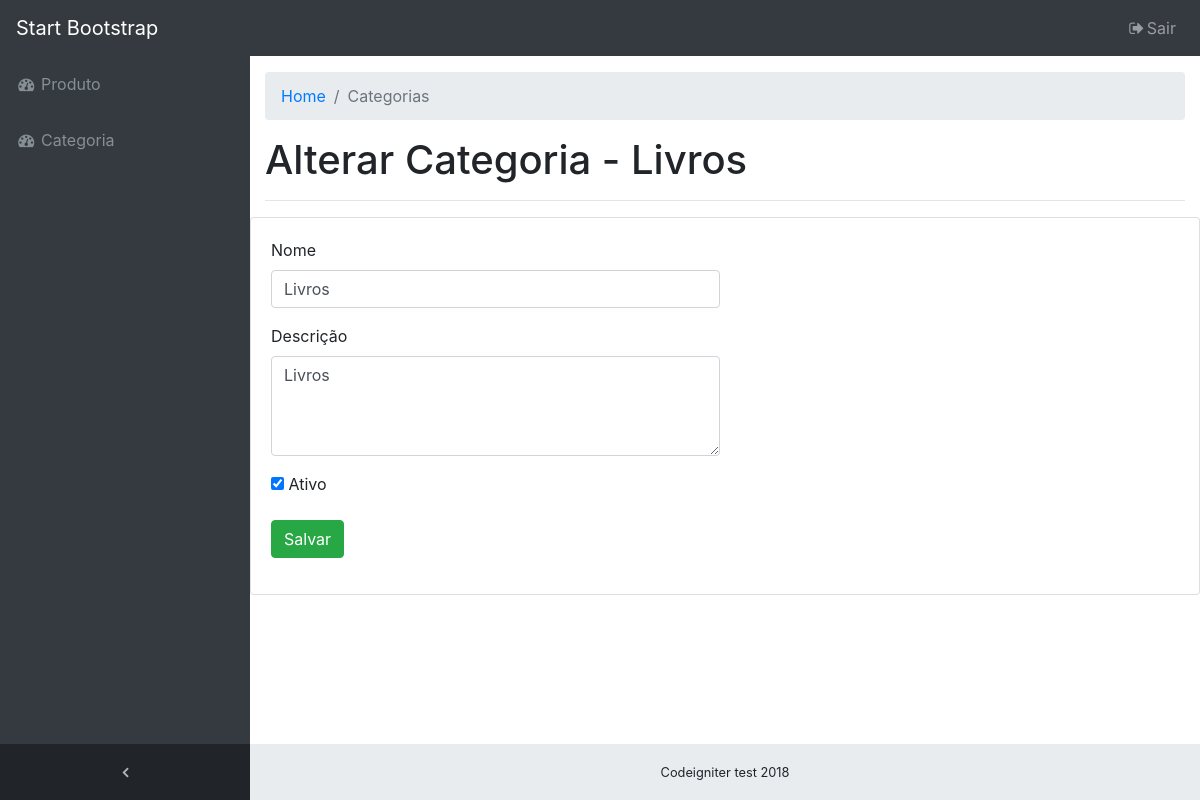
The page /categoria/alterar/7 on the database its author committed.
### tables this page shows
CREATE TABLE `category` (
  `id` int(11) NOT NULL AUTO_INCREMENT,
  `created_at` datetime NOT NULL DEFAULT CURRENT_TIMESTAMP,
  `updated_at` datetime NOT NULL DEFAULT CURRENT_TIMESTAMP,
  `name` varchar(255) NOT NULL,
  `description` longtext,
  `status` int(11) NOT NULL DEFAULT '1',
  PRIMARY KEY (`id`),
  UNIQUE KEY `name_UNIQUE` (`name`)
);

### application/core/MY_Controller.php (called while the page is built, shortened)
<?php
class MY_Controller extends CI_Controller {
	public function __construct() {
		$this->load->library('CustomAutoloader');
		$this->load->library('session');
		$this->load->helper('url');
	}
	public function loadViews($container_view=null, $data=null)
	{
		$data = [
			'header' => $this->load->view('layout/header', null, true),
			'base_menus' => $this->load->view('layout/base_menus', null, true),
			'container' => $this->getContainerView($container_view, $data),
			'footer' => $this->load->view('layout/footer', null, true),
		];
		$this->load->view('layout/layout', $data);
	}
	public function getContainerView($container_view=null, $data=null)
	{
		return $this->load->view($container_view, $data, true);
	}
}

### application/controllers/Categoria.php (called while the page is built, shortened)
<?php
class Categoria extends MY_Controller {
	public function alterar($id = null)
	{
		if ($id) {
			$product = $this->category_model->get_by_id($id);
			$data = [
				'category' => $product,
				'list_category_select' => $this->category_model->get_all_for_input_select(),
				'message_success' => false,
			];
			$this->form_validation->set_rules('name', 'Nome', 'required');
			$this->form_validation->set_rules('description', 'Descrição', 'required');
			if ($this->form_validation->run() === FALSE)
			{
				$this->loadViews('categoria/form', $data);
			}
			else
			{
				$this->category_model->update($id);
				$this->session->set_flashdata('update', true);
				redirect('categoria_index');
			}
		}
	}
}

### index.php (called while the page is built, shortened)
<?php
require_once BASEPATH.'core/CodeIgniter.php';

### application/models/Category_model.php (called while the page is built, shortened)
<?php
class Category_model extends CI_Model {
	public function get_by_id($id)
	{
		return $this->db->get_where('category', array('id' => $id))->custom_row_object(0, 'models\\Category');
	}
}

### application/models/Category.php (called while the page is built, shortened)
<?php
class Category
{
	public $name;
	public function __get($name)
	{
		if (isset($this->name)) {
			return $this->name;
		}
	}
}

### application/views/categoria/form.php (the view, shortened to what this page needs)
<div class="content-wrapper">
	<div class="container-fluid">
		<ol class="breadcrumb">
			<li class="breadcrumb-item">
				<a href="#">Home</a>
			</li>
			<li class="breadcrumb-item active">Categorias</li>
		</ol>
		<?php
		if($category) {
			echo("<h1>Alterar Categoria - {$category->name}</h1>");
		} else {
			echo("<h1>Nova Categoria</h1>");
		}
		?>
		<hr>
	</div>
	<div class="card">
		<div class="card-body">
			<?php
			if($category) {
				echo(form_open("categoria/alterar/{$category->id}"));
			} else {
				echo(form_open('categoria/novo'));
			}
			?>
			<div class="form-group">
				<div class="form-row">
					<div class="col-md-6">
						<?php echo(form_label('Nome', 'name')); ?>
						<?php echo(form_input('name', ($category ? $category->name : ''), ['id' => 'name', 'class' => 'form-control'])); ?>
					</div>
				</div>
			</div>
			<div class="form-group">
				<div class="form-row">
					<div class="col-md-6">
						<?php echo(form_label('Descrição', 'description')); ?>
						<?php echo(form_textarea('description', ($category ? $category->description : ''), ['id' => 'description', 'class' => 'form-control textaera-default'])); ?>
					</div>
				</div>
			</div>
			<div class="form-group">
				<div class="form-row">
					<div class="col-md-6">
						<div class="checkbox-default">
							<label for="status">
								<?php echo(form_checkbox('status', '1', ($category && $category->status == '1' ? true : false), ['class' => '', 'id' => 'status'])); ?> Ativo
							</label>
						</div>
					</div>
				</div>
			</div>
			<div class="form-group">
				<div class="form-row">
					<div class="col-md-6">
						<?php echo(form_submit('Salvar', "Salvar", ['class' => 'btn btn-success'])) ?>
					</div>
				</div>
			</div>
			<?php echo form_close(); ?>
		</div>
	</div>
</div>

### static/css/sb-admin.css (style rules this page uses)
html { position: relative; min-height: 100%; }
body { overflow-x: hidden; }
body.sticky-footer { margin-bottom: 56px; }
body.sticky-footer .content-wrapper { min-height: calc(100vh - 56px - 56px); }
body.fixed-nav { padding-top: 56px; }
.content-wrapper { min-height: calc(100vh - 56px); padding-top: 1rem; }
.content-wrapper { overflow-x: hidden; background: white; }
@media (min-width: 992px) { .content-wrapper { margin-left: 250px; } }

### application/views/categoria/form.php (style rules this page uses)
.textaera-default { width: 100%; height: 100px; }
.checkbox-default label { cursor: pointer; }

### rows shown on the page
category: name "Livros", description "Livros", status "☑"

### other values the page prints
form_label('Nome', 'name') "Nome"
form_label('Descrição', 'description') "Descrição"
